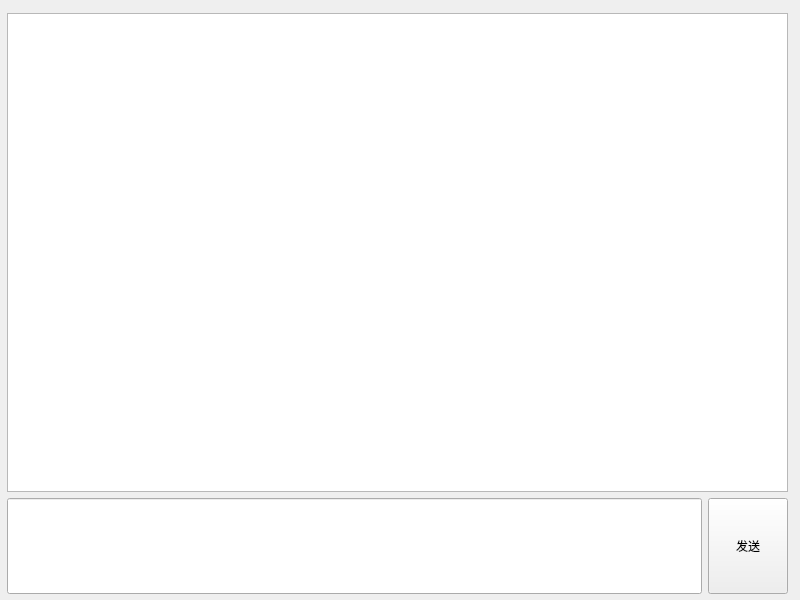
<?xml version="1.0" encoding="UTF-8"?>
<ui version="4.0">
 <class>Widget</class>
 <widget class="QWidget" name="Widget">
  <property name="geometry">
   <rect>
    <x>0</x>
    <y>0</y>
    <width>800</width>
    <height>600</height>
   </rect>
  </property>
  <property name="windowTitle">
   <string>Widget</string>
  </property>
  <widget class="QWidget" name="">
   <property name="geometry">
    <rect>
     <x>7</x>
     <y>13</y>
     <width>781</width>
     <height>581</height>
    </rect>
   </property>
   <layout class="QVBoxLayout" name="verticalLayout" stretch="5,1">
    <item>
     <widget class="QListWidget" name="listWidget"/>
    </item>
    <item>
     <layout class="QHBoxLayout" name="horizontalLayout">
      <item>
       <widget class="QLineEdit" name="lineEdit">
        <property name="sizePolicy">
         <sizepolicy hsizetype="Expanding" vsizetype="Expanding">
          <horstretch>0</horstretch>
          <verstretch>0</verstretch>
         </sizepolicy>
        </property>
       </widget>
      </item>
      <item>
       <widget class="QPushButton" name="pushButton">
        <property name="sizePolicy">
         <sizepolicy hsizetype="Minimum" vsizetype="Expanding">
          <horstretch>0</horstretch>
          <verstretch>0</verstretch>
         </sizepolicy>
        </property>
        <property name="text">
         <string>发送</string>
        </property>
       </widget>
      </item>
     </layout>
    </item>
   </layout>
  </widget>
 </widget>
 <resources/>
 <connections/>
</ui>
